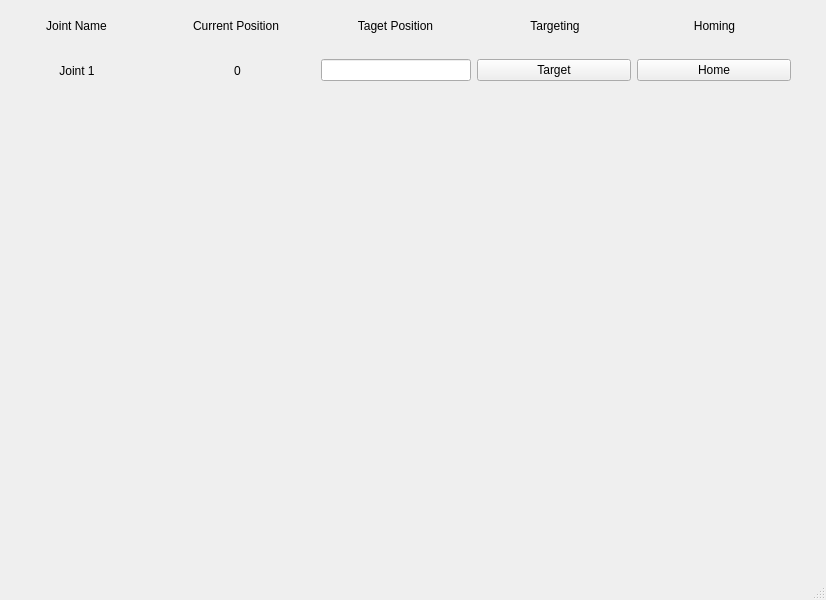
<?xml version="1.0" encoding="UTF-8"?>
<ui version="4.0">
 <class>IgusRobotControl</class>
 <widget class="QMainWindow" name="IgusRobotControl">
  <property name="geometry">
   <rect>
    <x>0</x>
    <y>0</y>
    <width>826</width>
    <height>600</height>
   </rect>
  </property>
  <property name="windowTitle">
   <string>MainWindow</string>
  </property>
  <widget class="QWidget" name="centralwidget">
   <widget class="QWidget" name="horizontalLayoutWidget">
    <property name="geometry">
     <rect>
      <x>0</x>
      <y>0</y>
      <width>791</width>
      <height>51</height>
     </rect>
    </property>
    <layout class="QHBoxLayout" name="horizontalLayout">
     <item>
      <widget class="QLabel" name="label_2">
       <property name="text">
        <string>Joint Name</string>
       </property>
       <property name="alignment">
        <set>Qt::AlignCenter</set>
       </property>
      </widget>
     </item>
     <item>
      <widget class="QLabel" name="label">
       <property name="text">
        <string>Current Position</string>
       </property>
       <property name="alignment">
        <set>Qt::AlignCenter</set>
       </property>
      </widget>
     </item>
     <item>
      <widget class="QLabel" name="label_4">
       <property name="text">
        <string>Taget Position</string>
       </property>
       <property name="alignment">
        <set>Qt::AlignCenter</set>
       </property>
      </widget>
     </item>
     <item>
      <widget class="QLabel" name="label_3">
       <property name="text">
        <string>Targeting</string>
       </property>
       <property name="alignment">
        <set>Qt::AlignCenter</set>
       </property>
      </widget>
     </item>
     <item>
      <widget class="QLabel" name="label_5">
       <property name="text">
        <string>Homing</string>
       </property>
       <property name="alignment">
        <set>Qt::AlignCenter</set>
       </property>
      </widget>
     </item>
    </layout>
   </widget>
   <widget class="QWidget" name="horizontalLayoutWidget_2">
    <property name="geometry">
     <rect>
      <x>0</x>
      <y>50</y>
      <width>791</width>
      <height>41</height>
     </rect>
    </property>
    <layout class="QHBoxLayout" name="horizontalLayout_3">
     <item>
      <widget class="QLabel" name="label_6">
       <property name="text">
        <string>Joint 1</string>
       </property>
       <property name="alignment">
        <set>Qt::AlignCenter</set>
       </property>
      </widget>
     </item>
     <item>
      <widget class="QLabel" name="j1_cur_position">
       <property name="text">
        <string>0</string>
       </property>
       <property name="alignment">
        <set>Qt::AlignCenter</set>
       </property>
      </widget>
     </item>
     <item>
      <widget class="QLineEdit" name="j1_target_position">
       <property name="maximumSize">
        <size>
         <width>150</width>
         <height>16777215</height>
        </size>
       </property>
       <property name="inputMethodHints">
        <set>Qt::ImhPreferNumbers</set>
       </property>
      </widget>
     </item>
     <item>
      <widget class="QPushButton" name="j1_target">
       <property name="text">
        <string>Target</string>
       </property>
       <property name="autoDefault">
        <bool>false</bool>
       </property>
       <property name="default">
        <bool>false</bool>
       </property>
       <property name="flat">
        <bool>false</bool>
       </property>
      </widget>
     </item>
     <item>
      <widget class="QPushButton" name="j1_home">
       <property name="text">
        <string>Home</string>
       </property>
      </widget>
     </item>
    </layout>
   </widget>
  </widget>
  <widget class="QStatusBar" name="statusbar"/>
 </widget>
 <resources/>
 <connections>
  <connection>
   <sender>j1_home</sender>
   <signal>clicked()</signal>
   <receiver>IgusRobotControl</receiver>
   <slot>update()</slot>
   <hints>
    <hint type="sourcelabel">
     <x>712</x>
     <y>70</y>
    </hint>
    <hint type="destinationlabel">
     <x>412</x>
     <y>299</y>
    </hint>
   </hints>
  </connection>
 </connections>
</ui>
